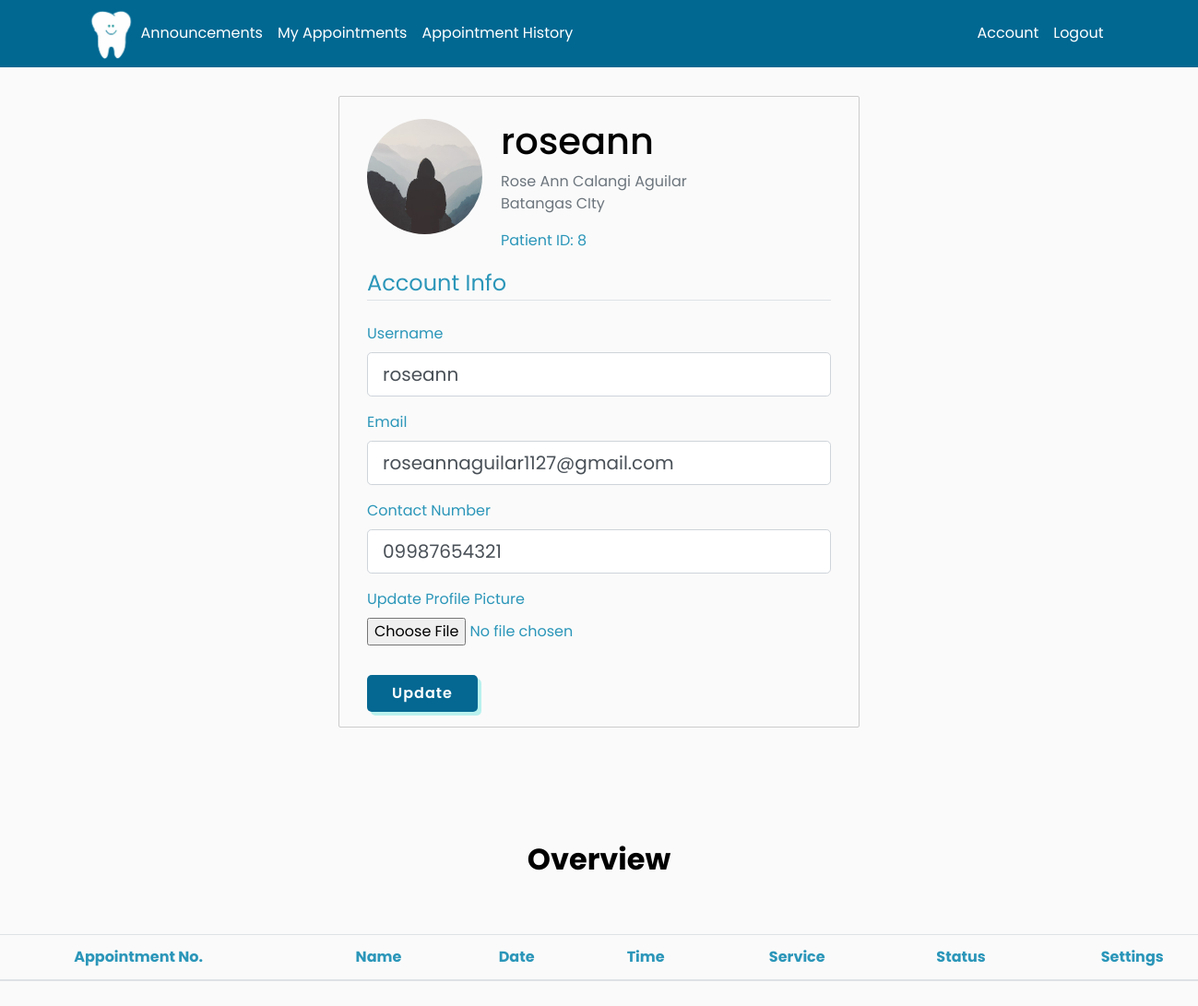
Page /customer_account (signed in) on the committed database.
### main/models.py (models this page shows, shortened)
class User(db.Model, UserMixin):
    id = db.Column(db.Integer, primary_key=True)
    FName = db.Column(db.String(30), nullable=False)
    MidName = db.Column(db.String(30), nullable=True)
    LName = db.Column(db.String(30), nullable=False)
    gender = db.Column(db.String(10), nullable=False)
    birthday = db.Column(db.String(8), nullable=False)
    age = db.Column(db.Integer, nullable=False)
    contact = db.Column(db.String(30), unique=True, nullable=False)
    address = db.Column(db.String(100), nullable=False)
    username = db.Column(db.String(20), unique=True, nullable=False)
    email = db.Column(db.String(120), unique=True, nullable=False)
    image_file = db.Column(db.String(20), nullable=False, default='default.jpg')
    password = db.Column(db.String(60), nullable=False)
    posts = db.relationship('Post', backref='author', lazy=True)

### main/users/routes.py (the view)
@users.route("/customer_account", methods=['GET', 'POST'])
@login_required
def customer_account():
    form = UpdateAccountForm()
    if form.validate_on_submit():
        if form.picture.data:
            picture_file = save_picture(form.picture.data)
            current_user.image_file = picture_file
        current_user.username = form.username.data
        current_user.email = form.email.data
        current_user.contact = form.contact.data
        db.session.commit()
        flash('Your account has been updated!', 'success')
        return redirect(url_for('users.customer_account'))
    elif request.method == 'GET':
        form.username.data = current_user.username
        form.email.data = current_user.email
        form.contact.data = current_user.contact
    image_file = url_for('static', filename='profile_pics/' + current_user.image_file)
    return render_template('customer_account.html', title='Account',
                           image_file=image_file, form=form)

### main/users/forms.py (shortened to what this page needs)
class UpdateAccountForm(FlaskForm):
    username = StringField('Username',
                           validators=[DataRequired(), Length(min=2, max=20)])
    email = StringField('Email',
                        validators=[DataRequired(), Email()])
    contact = StringField('Contact Number')
    picture = FileField('Update Profile Picture', validators=[FileAllowed(['jpg', 'png'])])
    submit = SubmitField('Update')

### main/models.py (called while the page is built)
@login_manager.user_loader
def load_user(user_id):
    return User.query.get(int(user_id))

### main/templates/customer_account.html (shortened to what this page needs)
{% if current_user.is_authenticated %}
    {% extends "customer_nav.html" %}
{% endif %}
{% block content %}
    <body>
        <div class="container" style="border: solid 1px; border-radius: 2px; border-color: #ccc; width:565px;">
            <div class="col-md-12">
                <br>
                <div class="media">
                <img class="rounded-circle account-img" src="{{ image_file }}">
                <div class="media-body">
                    <h2 class="account-heading">{{ current_user.username }}</h2>
                    <p class="text-secondary">{{ current_user.FName }} {{current_user.MidName}} {{current_user.LName}}<br>
                        {{ current_user.address }}<br>
                            <p>Patient ID: {{ current_user.id }}</p>
                    </p>
                </div>
                </div>
                <form method="POST" action="" enctype="multipart/form-data">
                    <fieldset class="form-group">
                        <legend class="border-bottom mb-4">Account Info</legend>
                        <div class="form-group">
                            {{ form.username.label(class="form-control-label") }}
                            {% if form.username.errors %}
                                {{ form.username(class="form-control form-control-lg is-invalid") }}
                                <div class="invalid-feedback">
                                    {% for error in form.username.errors %}
                                        <span>{{ error }}</span>
                                    {% endfor %}
                                </div>
                            {% else %}
                                {{ form.username(class="form-control form-control-lg") }}
                            {% endif %}
                        </div>
                        <div class="form-group">
                            {{ form.email.label(class="form-control-label") }}
                            {% if form.email.errors %}
                                {{ form.email(class="form-control form-control-lg is-invalid") }}
                                <div class="invalid-feedback">
                                    {% for error in form.email.errors %}
                                        <span>{{ error }}</span>
                                    {% endfor %}
                                </div>
                            {% else %}
                                {{ form.email(class="form-control form-control-lg") }}
                            {% endif %}
                        </div>
                        <div class="form-group">
                            {{ form.contact.label(class="form-control-label") }}
                            {% if form.contact.errors %}
                                {{ form.contact(class="form-control form-control-lg is-invalid") }}
                                <div class="invalid-feedback">
                                    {% for error in form.contact.errors %}
                                        <span>{{ error }}</span>
                                    {% endfor %}
                                </div>
                            {% else %}
                                {{ form.contact(class="form-control form-control-lg") }}
                            {% endif %}
                        </div>
                        <div class="form-group">
                            {{ form.picture.label() }}
                            {{ form.picture(class="form-control-file") }}
                        </div>
                    </fieldset>
                    <div class="form-group">
                        {{ form.submit(
                            class="btn btn-outline-info",
                            style="background-color: #056892;
                            color: #fff;
                            padding: 8px 12px;
                            width: 120px;
                            border:none;
                            border-radius: 5px;
                            box-shadow: 4px 4px #b9f1ee;
                            font-size: 1rem;
                            font-weight: 500;
                            letter-spacing: 1px;
                            font-weight: 600;
                            transition: all .45s ease;") }}
                    </div>
                </form>
                </div>
            </div>
        </div>
        <br>
        <div class="container">
            <div class="overview">
                <div class="title">
                    <h2 class="section--title"><b>Overview</b></h2>
                </div>
            </div>
            <br>
            <div class="recent--patients" >
                <div class="scroll-container">
                <div class="table">
                <table>
                    <thead>
                        <tr>
                            <th>Appointment No.</th>
                            <th>Name</th>
                            <th>Date</th>
                            <th>Time</th>
                            <th>Service</th>
                            <th>Status</th>
                            <th>Settings</th>
                        </tr>
                    </thead>
                </table>
                </div>
                </div>
            </div>
        </div>
    </body>
{% endblock content %}

### main/static/nav.css (style rules this page uses)
* { font-family: 'Poppins', 'Sans-serif'; }
:root { --first-color: #2b96b9; --second-color: #000; --third-color: #b9f1ee; --fourth-color: #1ccae5; --main-color: #056892; --bg-color: #fff; --text-color: #000; --big-font: 5rem; --h2-font: 3rem; --p-font: 1.1rem; }
body { background: #fafafa; color: var(--first-color); margin-top: 5rem; }
h1, h2, h3, h4, h5, h6 { color: var(--text-color); }
.account-img { height: 125px; width: 125px; margin-right: 20px; margin-bottom: 16px; }
.account-heading { font-size: 2.5rem; }
table { border-radius: 4px; border-collapse: collapse; width: 100%; background-color: #fff; }

### main/templates/customer_account.html (style rules this page uses)
* { font-family: 'Poppins', 'Sans-serif'; }
* { margin: 0; padding: 0; box-sizing: border-box; font-family: 'Poppins', sans-serif; }
body { position: relative; width: 100%; }
.title { display: flex; align-items: center; justify-content: space-between; margin-bottom: 10px; margin-top: 100px; }
.section--title { font-weight: 400; }
.scroll-container { width: calc(70% + 1000px); padding: 0 10px; overflow-y: scroll; overflow-x: hidden; min-height: 100px; max-height: 400px; box-sizing: border-box; }
.overview, .recent--patients { display: flex; flex-direction: column; align-items: center; margin-bottom: 20px; }
table { width: 100%; border-collapse: collapse; text-align: center; background-color: transparent; }
tr { border-bottom: 1px solid #f1f1f1; }
td,th { padding-block: 10px; }

### rows in the picture
User: username "roseann", FName "Rose Ann", MidName "Calangi", LName "Aguilar", address "Batangas CIty", id "8", email "roseannaguilar1127@gmail.com", contact "09987654321"
